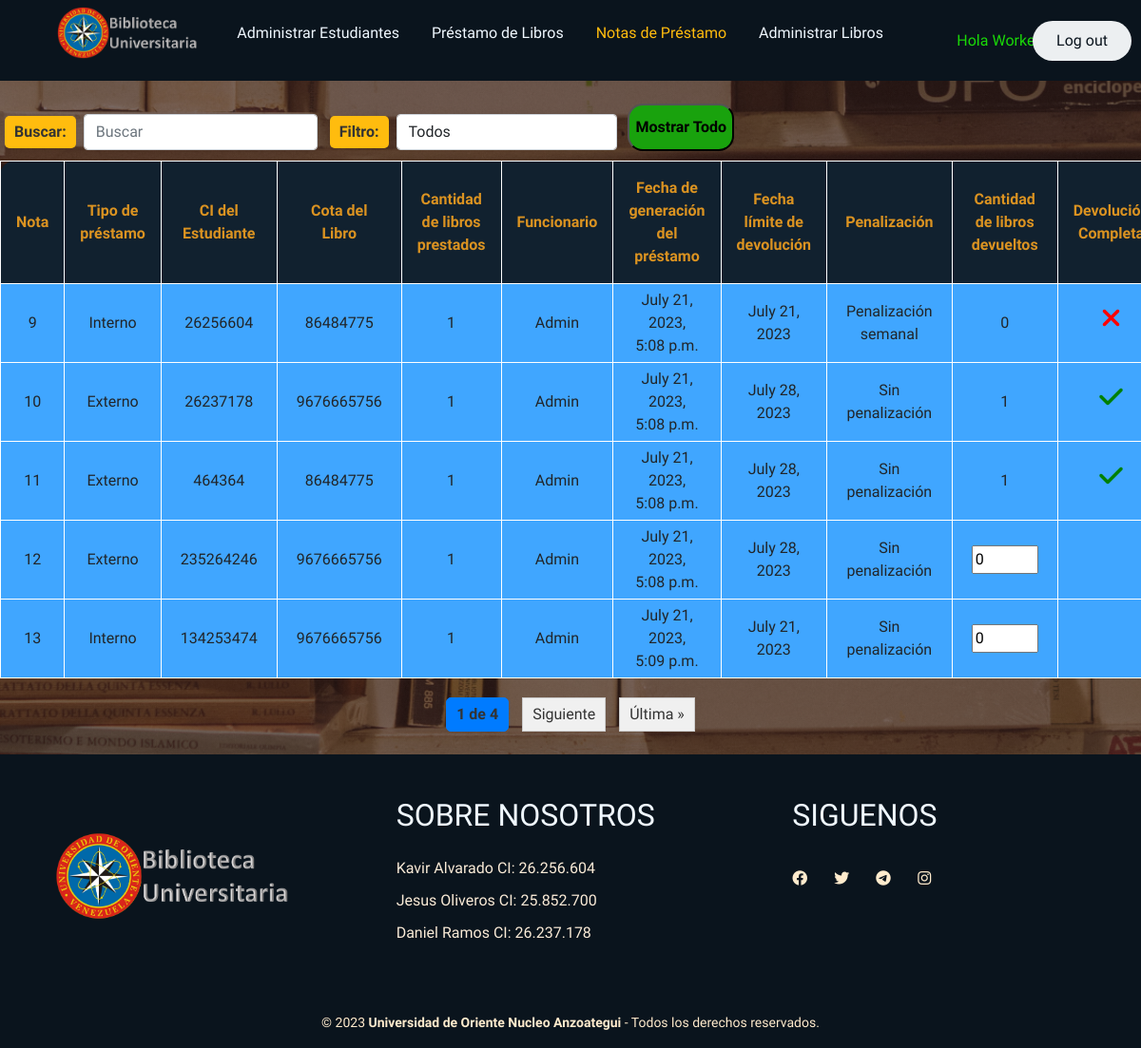
Page /notasprestamo/ (signed in) on the committed database.
### GenerarPrestamo/models.py (models this page shows, shortened)
class Prestamo(models.Model):
    id = models.AutoField(primary_key=True, verbose_name="Nota de Prestamo")
    estudiante=models.ForeignKey(Estudiante, on_delete=models.CASCADE, verbose_name="CI de Estudiante")
    libro=models.ForeignKey(Libro, on_delete=models.CASCADE, verbose_name="Cota de Libro")
    tipo = models.CharField(max_length=7, choices=TIPO_CHOICES, verbose_name="Tipo de Préstamo")
    cantidad = models.PositiveIntegerField(validators=[MinValueValidator(1)],verbose_name="Cantidad del libro")
    limite=models.DateField(editable=False, verbose_name="Fecha límite de Devolución")
    fecha=models.DateTimeField(auto_now_add=True)
    funcionario = models.ForeignKey(User, on_delete=models.SET_NULL, null=True, editable=False)
    penalizacion = models.CharField(max_length=50, default='Sin penalización')
    cantidad_devuelta = models.PositiveIntegerField(default=0,verbose_name="Cantidad Devuelta")
    devuelto = models.BooleanField(default=False, editable=False, verbose_name="Devuetlo")
    class Meta:
        verbose_name='prestamo'
        verbose_name_plural='prestamos'

### AdministrarEstudiantes/models.py (models this page shows)
class Estudiante(models.Model):# Creación de la tabla con el nombre Estudiante
    id = models.CharField(primary_key=True, max_length=20, verbose_name="CI del Estudiante")
    nombre=models.CharField(max_length=20, verbose_name="Nombre del Estudiante")
    email=models.EmailField(max_length=50, verbose_name="Correo Electrónico")
    direccion=models.CharField(max_length=50, verbose_name="Dirección del Estudiante")
    tfno=models.CharField(max_length=20, verbose_name="Número Telefónico")
    fecha=models.DateTimeField(auto_now_add=True, verbose_name="Fecha del Registro")
    devoluciones=models.IntegerField(default=0, verbose_name="Devoluciones")
    estatus = models.CharField(max_length=30, default='Habilitado')
    def __str__(self):
        return self.id
    class Meta:
        verbose_name='estudiante'
        verbose_name_plural='estudiantes'

### AdministrarLibros/models.py (models this page shows)
class Libro(models.Model):# Tabla con el nombre Libro
    nombre=models.CharField(max_length=50, verbose_name="Nombre del Libro")
    id=models.CharField(max_length=30, verbose_name="Cota del Libro", primary_key=True)
    autor=models.CharField(max_length=50, verbose_name="Autor del libro")
    tipo=models.CharField(max_length=8, choices=Choice_Libro ,verbose_name="Tipo del libro")
    cantidadint=models.PositiveIntegerField(validators=[MinValueValidator(1)], verbose_name="Copias Internas")
    cantidadext=models.PositiveIntegerField(validators=[MinValueValidator(0)], verbose_name="Copias Externas")
    categoria=models.CharField(max_length=20, verbose_name="Categoria del Libro")
    descripcion = models.CharField(max_length=50, verbose_name="Descripcion del Libro")
    fecha=models.DateTimeField(auto_now_add=True, verbose_name="Fecha del Ingreso")
    def __str__(self):
        return self.id
    class Meta:
        verbose_name='libro'
        verbose_name_plural='libros'

### NotasPrestamo/views.py (the view, shortened to what this page needs)
# urls.py: path('',views.notas_prestamo, name="NotasPrestamo"),
def notas_prestamo(request):
    notas=Prestamo.objects.all()
    query = request.GET.get('q')
    if query:
        notas = notas.filter(
            Q(id__icontains=query) |
            Q(estudiante__id__icontains=query) |
            Q(libro__id__icontains=query) |
            Q(tipo__icontains=query) |
            Q(funcionario__username__icontains=query) |
            Q(penalizacion__icontains=query)
        )
    else:
        notas = Prestamo.objects.all()
    filtro = request.GET.get('filtro')
    elementos_por_pagina = 5
    paginator = Paginator(notas, elementos_por_pagina)
    page = request.GET.get('page')
    try:
        pagina_obj = paginator.get_page(page)
    except PageNotAnInteger:
        pagina_obj = paginator.get_page(1)
    except EmptyPage:
        pagina_obj = paginator.get_page(paginator.num_pages)
    return render(request, "notasprestamo/notasprestamo.html", {'notas':notas, 'pagina_obj':pagina_obj})

### NotasPrestamo/templates/notasprestamo/notasprestamo.html (shortened to what this page needs)
{% extends "base/base.html" %}
{% load static %}
{% block content %}
    <link href="{% static 'Biblioteca/bootstrap.min.css' %}" rel="stylesheet">
    <link rel="stylesheet" href="{% static 'Biblioteca/css/StylesBase.css' %}">
    <link rel="stylesheet" href="{% static 'Biblioteca/css/StylesLibros.css' %}">
    <link rel="stylesheet" href="{% static 'Biblioteca/css/StylesTablas.css' %}">
    <link rel="stylesheet" href="{% static 'Biblioteca/css/Pagination.css' %}">
    <link rel="stylesheet" href="{% static 'Biblioteca/css/Filtros.css' %}">
    <link rel="stylesheet" href="https://cdnjs.cloudflare.com/ajax/libs/font-awesome/6.4.0/css/all.min.css">
    <link href="https://cdn.jsdelivr.net/npm/bootstrap@5.0.2/dist/css/bootstrap.min.css" rel="stylesheet">
    <link rel="stylesheet" href="https://cdn.datatables.net/1.13.5/css/jquery.dataTables.css" />
    {% if user.is_authenticated %}
        <div class="table-responsive">
            <form method="get" class="form-inline" id="filter-form">
                <div class="form-group mr-2">
                    <label style="color: #333; padding: 5px 10px; margin: 0 5px; background-color: #ffbc0e; border-radius: 5px; font-weight: bold;" class="mr-2">Buscar:</label>
                    <input type="text" name="q" class="form-control" placeholder="Buscar">
                </div>
                <div class="form-group mr-2">
                  <label style="color: #333; padding: 5px 10px; margin: 0 5px; background-color: #ffbc0e; border-radius: 5px; font-weight: bold;" for="filtro" class="mr-2">Filtro:</label>
                  <select name="filtro" class="form-control filtro-select" id="filtro-select">
                    <option value="">Todos</option>
                  </select>
                </div>
                <button href="{% url 'NotasPrestamo' %}" class="ingresar-button"><strong>Mostrar Todo</strong></button>
            </form>
            <table style="margin: auto;">
                <thead>
                    <tr>
                        <th>Nota</th>
                        <th>Tipo de préstamo</th>
                        <th>CI del Estudiante</th>
                        <th>Cota del Libro</th>
                        <th>Cantidad de libros prestados</th>
                        <th>Funcionario</th>
                        <th>Fecha de generación del préstamo</th>
                        <th>Fecha límite de devolución</th>
                        <th>Penalización</th>
                        <th>Cantidad de libros devueltos</th>
                        <th>Devolución Completa</th>
                    </tr>
                </thead>
                <tbody>
                    {% for nota in pagina_obj %}
                        <tr>
                            <td>{{nota.id}}</td>
                            <td>{{nota.tipo}}</td>
                            <td>{{nota.estudiante}}</td>
                            <td>{{nota.libro}}</td>
                            <td>{{nota.cantidad}}</td>
                            <td>{{nota.funcionario}}</td>
                            <td>{{nota.fecha}}</td>
                            <td>{{nota.limite}}</td>
                            <td>{{nota.penalizacion}}</td>
                            {% if not nota.devuelto and nota.penalizacion == 'Sin penalización' %}
                                <form method="POST">
                                    <td><input type="number" name="cantidad_devuelta" value="{{ nota.cantidad_devuelta }}"min="0" max="{{ nota.cantidad }}" required></td>
                                    <td></td>
                                </form>
                            {% elif not nota.devuelto and  nota.penalizacion == 'Penalización semanal'%}
                                <td>{{ nota.cantidad_devuelta }}</td>
                                <td><h3><i class='fa-solid fa-xmark' style='color: red;'></i></h3></td>
                            {% else %}
                                <td>{{ nota.cantidad_devuelta }}</td>
                                <td><h3><i class='fa-solid fa-check' style='color: green;'></i></h3></td>
                            {% endif %}
                        </tr>
                    {% endfor %}
                </tbody>
            </table>
            <div class="pagination">
                <span class="step-links">
                    {% for i in pagina_obj.paginator.page_range %}
                        {% if pagina_obj.number == i %}
                            <span class="current-page">{{ i }} de {{ pagina_obj.paginator.num_pages }}</span>
                        {% endif %}
                    {% endfor %}
                    {% if pagina_obj.has_next %}
                        <a href="?page={{ pagina_obj.next_page_number }}{% if request.GET.filtro %}&filtro={{ request.GET.filtro }}{% endif %}{% if request.GET.q %}&q={{ request.GET.q }}{% endif %}">Siguiente</a>
                        <a href="?page={{ pagina_obj.paginator.num_pages }}{% if request.GET.filtro %}&filtro={{ request.GET.filtro }}{% endif %}{% if request.GET.q %}&q={{ request.GET.q }}{% endif %}">Última &raquo;</a>
                    {% endif %}
                </span>
            </div>
        </div>
    {% else %}
        <h3 style="text-align: center; color: white">Debe logearse primero.</h3>
    {% endif %}
{% endblock %}

### Home/templates/base/base.html (shortened to what this page needs)
<!DOCTYPE html>
<html>
    <head>
        {% load static %}
        <link rel="stylesheet" href="{% static 'Biblioteca/css/StylesBase.css' %}">
    </head>
    <body>
        <header>
            <div class="h-de-pagina">
                <div style="text-align: left; margin-right: -50px;" class="logo">
                    <figure>
                        <a href="{% url 'Home' %}">
                            <img src="{% static 'Biblioteca/imgprojts/Logo.png' %}" alt="Logo UDO">
                        </a>
                    </figure>
                </div>
                <nav  style="text-align: center; margin-right: 20px;">
                    <ul class="nav-links">
                        <li><a class="{% if request.path == '/administrarestudiantes/' %}active{% endif %}" href="{% url 'AdministrarEstudiantes' %}" id="administrarEstudiantes">Administrar Estudiantes</a></li>
                        <li><a class="{% if request.path == '/generarprestamo/' %}active{% endif %}" href="{% url 'GenerarPrestamo' %}">Préstamo de Libros</a></li>
                        <li><a class="{% if request.path == '/notasprestamo/' %}active{% endif %}" href="{% url 'NotasPrestamo' %}">Notas de Préstamo</a></li>
                        <li><a class="{% if request.path == '/administrarlibros/' %}active{% endif %}" href="{% url 'AdministrarLibros' %}">Administrar Libros</a></li>
                    </ul>
                </nav>
                {% if user.is_authenticated %}
                    <div style="text-align: right; margin-right: -50px;"><a style="color: rgb(26, 216, 8);">Hola {{user.username}}</a></div>
                    <div style="text-align: right; margin-right: -50px;"><a href="{% url 'Logout' %}" class="sesion"><button>Log out</button></a></div>
                {% else %}
                    <div style="text-align: right; margin-right: -70px;"><a href="{% url 'Login' %}" class="sesion"><button>Login</button></a></div>
                    <div style="text-align: right; margin-right: -20px;"><a href="{% url 'SignUp' %}" class="sesion"><button>Sign Up</button></a></div>
                {% endif %}
        </header>
        <div>
            {% block content %}
            {% endblock %}
        </div>
        <footer class="pie-de-pagina">
            <div class="case-one">
                <div class="box">
                    <figure>
                        <a href="#">
                            <img src="{% static 'Biblioteca/imgprojts/Logo.png' %}" alt="Logo UDO">
                        </a>
                    </figure>
                </div>
                <div class="box">
                    <h2>SOBRE NOSOTROS</h2>
                    <p>Kavir Alvarado CI: 26.256.604</p>
                    <p>Jesus Oliveros CI: 25.852.700</p>
                    <p>Daniel Ramos CI: 26.237.178</p>
                </div>
                <div class="box">
                    <h2>SIGUENOS</h2>
                    <div class="redes">
                        <a href="#" class="fa fa-facebook"></a>
                        <a href="#" class="fa fa-twitter"></a>
                        <a href="#" class="fa fa-telegram"></a>
                        <a href="#" class="fa fa-instagram"></a>
                    </div>
                </div>
            </div>
            <div class="case-two">
                <small>&copy; 2023 <b>Universidad de Oriente Nucleo Anzoategui</b> - Todos los derechos reservados.</small>
            </div>
        </footer>
    </body>
</html>

### Home/static/Biblioteca/css/StylesBase.css (style rules this page uses)
* { margin: 0; padding: 1; box-sizing: border-box; font-family: 'Fira Sans', sans-serif; }
body { font-family: 'Lora'; background: linear-gradient(rgba(47, 23, 15, 0.65), rgba(47, 23, 15, 0.65)), url("../imgprojts/BiblioA.jpg"); background-attachment: fixed; background-position: center; background-size: cover; }
.h-de-pagina { width: 100%; background-color: #0a141d; margin: auto; display: flex; justify-content: space-between; align-items:center; height: 85px; padding: 10px 5%; }
.h-de-pagina .logo figure { width: 100%; height: 100%; }
.h-de-pagina .logo figure img { width: 150px; transition: all 0.3s; }
.h-de-pagina .nav-links { list-style: none; }
.h-de-pagina .nav-links li { display: inline-block; padding: 0 15px; }
.h-de-pagina .nav-links li a { text-decoration: none; color: aliceblue; }
.h-de-pagina .nav-links li a.active { color: #ffbc0e; }
.h-de-pagina .sesion button { font-size: 500; color: #0a141d; padding: 9px 25px; background: #eceff1; border: none; border-radius: 40px; transition: all 0.12s ease 0s; }
.pie-de-pagina { width: 100%; background-color: #0a141d; }
.pie-de-pagina .case-one { width: 100%; max-width: 1200px; margin: auto; display: grid; grid-template-columns: repeat(3, 1fr); grid-gap: 50px; padding: 45px 0px; }
.pie-de-pagina .case-one .box figure { width: 100%; height: 100%; display: flex; justify-content: center; align-items: center; }
.pie-de-pagina .case-one .box figure img { width: 250px; }
.pie-de-pagina .case-one .box h2 { color: aliceblue; margin-bottom: 25px; }
.pie-de-pagina .case-one .box p { color: antiquewhite; margin-bottom: 10px; }
.pie-de-pagina .case-one .box .redes a { display: inline-block; text-decoration: none; width: 30px; height: 30px; line-height: 45px; color: blanchedalmond; margin-right: 10px; transition: all 300ms ease; }
.pie-de-pagina .case-two { padding: 15px 10px; text-align: center; }
.pie-de-pagina .case-two small { color: blanchedalmond; justify-content: center; }

### Home/static/Biblioteca/css/StylesTablas.css (style rules this page uses)
.table-responsive table, .eliminar table, .editar table { margin: auto; font-family: 'Times New Roman', Times, serif; background-color: #11212f; text-align: center !important; border-radius: 1em; }
.table-responsive th, .visualizar td, .eliminar th, .eliminar td, .editar th, .editar td { padding: 1em !important; border: solid 1px white; }
.table-responsive th, .eliminar th, .editar th { color: #DB9321; }
.table-responsive td, .eliminar td, .editar td { background-color: #40A6FF !important; border: solid 1px white; padding: 5px 20px; margin: 0 5px; }
.ingresar-button { height: 50px; border-radius: 1em; margin-bottom: 10px; background-color: rgb(25, 162, 13); }

### Home/static/Biblioteca/css/Pagination.css (style rules this page uses)
.pagination { display: flex; justify-content: center; margin-top: 20px; }
.pagination a { display: inline-block; padding: 5px 10px; margin: 0 5px; border: 1px solid #ccc; background-color: #f0f0f0; text-decoration: none; color: #333; transition: background-color 0.3s; }
.pagination .current-page { display: inline-block; padding: 5px 10px; margin: 0 5px; background-color: #007BFF; color: #333; border: 1px solid #007BFF; border-radius: 5px; font-weight: bold; text-decoration: none; }

### Home/static/Biblioteca/css/Filtros.css (style rules this page uses)
.filtro-select { width: 150px; }
.form-inline { display: inline-flex; align-items: center; }

### rows in the picture
Prestamo: id "9", tipo "Interno", estudiante "26256604", libro "86484775", cantidad "1", funcionario "Admin", fecha "July 21, 2023, 5:08 p.m.", limite "July 21, 2023", penalizacion "Penalización semanal", cantidad_devuelta "0"
Prestamo: id "10", tipo "Externo", estudiante "26237178", libro "9676665756", cantidad "1", funcionario "Admin", fecha "July 21, 2023, 5:08 p.m.", limite "July 28, 2023", penalizacion "Sin penalización", cantidad_devuelta "1"
Prestamo: id "11", tipo "Externo", estudiante "464364", libro "86484775", cantidad "1", funcionario "Admin", fecha "July 21, 2023, 5:08 p.m.", limite "July 28, 2023", penalizacion "Sin penalización", cantidad_devuelta "1"
Prestamo: id "12", tipo "Externo", estudiante "235264246", libro "9676665756", cantidad "1", funcionario "Admin", fecha "July 21, 2023, 5:08 p.m.", limite "July 28, 2023", penalizacion "Sin penalización", cantidad_devuelta "0"
Prestamo: id "13", tipo "Interno", estudiante "134253474", libro "9676665756", cantidad "1", funcionario "Admin", fecha "July 21, 2023, 5:09 p.m.", limite "July 21, 2023", penalizacion "Sin penalización", cantidad_devuelta "0"

### other values in the picture
{{ user.username }} "Worker"
{{ i }} "1"
{{ pagina_obj.paginator.num_pages }} "4"
